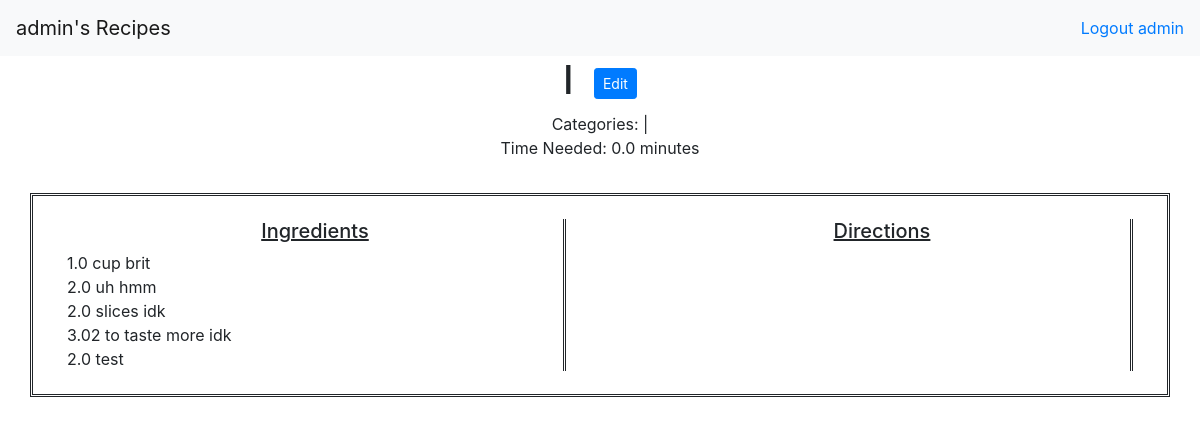
/recipes/28/ (signed in), run on the app's committed database.
### recipes/models.py (models this page shows, shortened)
class Recipe(models.Model):
    user = models.ForeignKey(User, on_delete=models.CASCADE)
    name = models.CharField(max_length=100, unique=True)
    categories = models.ManyToManyField('Category', related_name='category_set', blank=True)
    time_needed = models.FloatField(blank=True, null=True)
    cover_img = models.ImageField(blank=True, null=True, upload_to="covers/")
    recipe_ref = models.CharField(max_length=255, blank=True, default='')
    notes = models.TextField(max_length=1000, default='', blank=True)
    def get_cover(self):
        if not self.cover_img:
            return None
        else:
            return self.cover_img.url

class Ingredient(models.Model):
    user = models.ForeignKey(User, on_delete=models.CASCADE, blank=True, null=True)
    recipe = models.ForeignKey(Recipe, on_delete=models.CASCADE)
    name = models.CharField(max_length=50)
    amount = models.FloatField(validators=[MinValueValidator(0.0)])
    unit = models.CharField(max_length=20, null=True, blank=True)
    prep = models.CharField(max_length=25, default="", blank=True)
    class Meta:
        ordering = ['name']
    def __str__(self):
        if self.unit is None:
            return f'{str(self.amount)} {self.name}'
        return f'{str(self.amount)} {self.unit} {self.name} {self.prep}'

### recipes/views.py (the view)
# urls.py: path('<int:recipe_id>/', views.detail, name='detail'),
@login_required(login_url='accounts:login')
def detail(request, recipe_id):
    recipe = Recipe.objects.get(id=recipe_id)
    context = {'recipe': recipe}
    return render(request, 'detail.html', context)

### recipes/templates/detail.html (shortened to what this page needs)
{% extends 'base.html' %}
{% block content %}
<div class="recipeheader">
    <center>
        <h1>
            {{ recipe.name }}
            <button type="button" class="btn btn-primary btn-sm" style="margin-left:10px">
                <a href = "{% url 'recipes:edit-recipe' recipe.id %}" style="color:#FDFEFE;"> Edit </a>
            </button>
        </h1>
        Categories: |
        <br>
        Time Needed: {{ recipe.time_needed }} minutes <br>
    </center>
</div>
<div class="row recipe-row">
  <div class="column">
      <center><h5><u>Ingredients</u></h5></center>
      {% for ingredient in recipe.ingredient_set.all %}
        {{ ingredient }}<br>
      {% endfor %}
  </div>
  <div class="column">
      <center><h5><u>Directions</u></h5></center>
  </div>
</div>
{% endblock %}

### templates/base.html (shortened to what this page needs)
<!doctype html>
<html lang="en">
<head>
    <link rel="stylesheet" href="https://stackpath.bootstrapcdn.com/bootstrap/4.5.0/css/bootstrap.min.css"
>
</head>
<body>
<nav class="navbar navbar-light bg-light">
    {% if request.user.is_authenticated %}
        <a class="navbar-brand" href="{% url 'recipes:index' %}">{{request.user.username}}'s Recipes</a>
        <a href="{% url 'accounts:logout' %}">Logout {{request.user}}</a>
    {% else %}
        <a class="navbar-brand" href="{% url 'recipes:index' %}">My Recipes</a>
    {% endif %}
</nav>
<div class="container">
    {% block content %}{% endblock %}
</div>
</body>
</html>

### templates/base.html (style rules this page uses)
.column { float: left; width: 44%; margin: 2% 3% 2% 3%; word-wrap: break-word; border-right: double; }
.recipe-row { margin-top: 3%; border-style: double; }

### data on the page
Recipe: name "l", time_needed "0.0"
Ingredient: unit+amount+name "1.0 cup brit"
Ingredient: unit+amount+name "2.0 uh hmm"
Ingredient: unit+amount+name "2.0 slices idk"
Ingredient: unit+amount+name "3.02 to taste more idk"
Ingredient: unit+amount+name "2.0 test"

### other printed values
{{ request.user.username }} "admin"
{{ request.user }} "admin"
